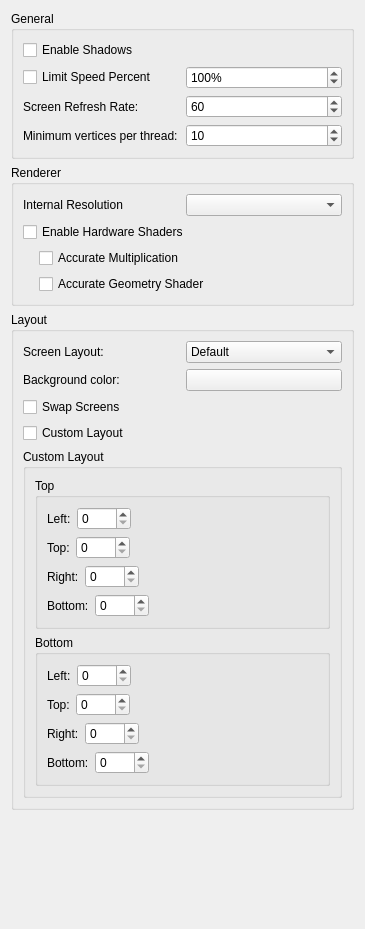
<?xml version="1.0" encoding="UTF-8"?>
<ui version="4.0">
 <class>ConfigurationGraphics</class>
 <widget class="QWidget" name="ConfigurationGraphics">
  <property name="geometry">
   <rect>
    <x>0</x>
    <y>0</y>
    <width>365</width>
    <height>929</height>
   </rect>
  </property>
  <property name="windowTitle">
   <string>Form</string>
  </property>
  <layout class="QVBoxLayout" name="verticalLayout">
   <item>
    <widget class="QGroupBox" name="generalBox">
     <property name="title">
      <string>General</string>
     </property>
     <layout class="QVBoxLayout" name="verticalLayout_2">
      <item>
       <widget class="QCheckBox" name="enable_shadows">
        <property name="text">
         <string>Enable Shadows</string>
        </property>
       </widget>
      </item>
      <item>
       <layout class="QHBoxLayout" name="horizontalLayout_2">
        <item>
         <widget class="QCheckBox" name="toggle_frame_limit">
          <property name="text">
           <string>Limit Speed Percent</string>
          </property>
         </widget>
        </item>
        <item>
         <widget class="QSpinBox" name="frame_limit">
          <property name="suffix">
           <string>%</string>
          </property>
          <property name="minimum">
           <number>1</number>
          </property>
          <property name="maximum">
           <number>9999</number>
          </property>
          <property name="value">
           <number>100</number>
          </property>
         </widget>
        </item>
       </layout>
      </item>
      <item>
       <layout class="QHBoxLayout" name="horizontalLayout_6">
        <item>
         <widget class="QLabel" name="label_3">
          <property name="text">
           <string>Screen Refresh Rate:</string>
          </property>
         </widget>
        </item>
        <item>
         <widget class="QSpinBox" name="screen_refresh_rate">
          <property name="minimum">
           <number>1</number>
          </property>
          <property name="maximum">
           <number>999</number>
          </property>
          <property name="value">
           <number>60</number>
          </property>
         </widget>
        </item>
       </layout>
      </item>
      <item>
       <layout class="QHBoxLayout" name="horizontalLayout_7">
        <item>
         <widget class="QLabel" name="label_4">
          <property name="text">
           <string>Minimum vertices per thread:</string>
          </property>
         </widget>
        </item>
        <item>
         <widget class="QSpinBox" name="min_vertices_per_thread">
          <property name="minimum">
           <number>1</number>
          </property>
          <property name="maximum">
           <number>100000</number>
          </property>
          <property name="value">
           <number>10</number>
          </property>
         </widget>
        </item>
       </layout>
      </item>
     </layout>
    </widget>
   </item>
   <item>
    <widget class="QGroupBox" name="rendererBox">
     <property name="title">
      <string>Renderer</string>
     </property>
     <layout class="QVBoxLayout" name="verticalLayout_6">
      <item>
       <layout class="QHBoxLayout" name="horizontalLayout">
        <item>
         <widget class="QLabel" name="label">
          <property name="text">
           <string>Internal Resolution</string>
          </property>
         </widget>
        </item>
        <item>
         <widget class="QComboBox" name="resolution_factor_combobox"/>
        </item>
       </layout>
      </item>
      <item>
       <widget class="QCheckBox" name="toggle_hw_shaders">
        <property name="toolTip">
         <string>&lt;html&gt;&lt;head/&gt;&lt;body&gt;&lt;p&gt;Use OpenGL to accelerate shader emulation.&lt;/p&gt;&lt;p&gt;Requires a relatively powerful GPU for better performance.&lt;/p&gt;&lt;/body&gt;&lt;/html&gt;</string>
        </property>
        <property name="text">
         <string>Enable Hardware Shaders</string>
        </property>
       </widget>
      </item>
      <item>
       <widget class="QWidget" name="hw_shaders_group" native="true">
        <layout class="QVBoxLayout" name="verticalLayout_7">
         <property name="leftMargin">
          <number>16</number>
         </property>
         <property name="topMargin">
          <number>0</number>
         </property>
         <property name="rightMargin">
          <number>0</number>
         </property>
         <property name="bottomMargin">
          <number>0</number>
         </property>
         <item>
          <widget class="QCheckBox" name="toggle_accurate_mul">
           <property name="toolTip">
            <string>&lt;html&gt;&lt;head/&gt;&lt;body&gt;&lt;p&gt;Correctly handle all edge cases in multiplication operation in shaders. &lt;/p&gt;&lt;p&gt;Some games requires this to be enabled for the hardware shader to render properly.&lt;/p&gt;&lt;p&gt;However this would reduce performance in most games.&lt;/p&gt;&lt;/body&gt;&lt;/html&gt;</string>
           </property>
           <property name="text">
            <string>Accurate Multiplication</string>
           </property>
          </widget>
         </item>
         <item>
          <widget class="QCheckBox" name="toggle_accurate_gs">
           <property name="toolTip">
            <string>&lt;html&gt;&lt;head/&gt;&lt;body&gt;&lt;p&gt;Force to fall back to software shader emulation when geometry shaders are used. &lt;/p&gt;&lt;p&gt;Some games require this to be enabled for the hardware shader to render properly.&lt;/p&gt;&lt;p&gt;However this might reduce performance in some games&lt;/p&gt;&lt;/body&gt;&lt;/html&gt;</string>
           </property>
           <property name="text">
            <string>Accurate Geometry Shader</string>
           </property>
          </widget>
         </item>
        </layout>
       </widget>
      </item>
     </layout>
    </widget>
   </item>
   <item>
    <widget class="QGroupBox" name="layoutBox">
     <property name="title">
      <string>Layout</string>
     </property>
     <layout class="QVBoxLayout" name="verticalLayout_3">
      <item>
       <layout class="QHBoxLayout" name="horizontalLayout_4">
        <item>
         <widget class="QLabel" name="label1">
          <property name="text">
           <string>Screen Layout:</string>
          </property>
         </widget>
        </item>
        <item>
         <widget class="QComboBox" name="layout_combobox">
          <item>
           <property name="text">
            <string>Default</string>
           </property>
          </item>
          <item>
           <property name="text">
            <string>Single Screen</string>
           </property>
          </item>
          <item>
           <property name="text">
            <string>Medium Screen</string>
           </property>
          </item>
          <item>
           <property name="text">
            <string>Large Screen</string>
           </property>
          </item>
          <item>
           <property name="text">
            <string>Side by Side</string>
           </property>
          </item>
         </widget>
        </item>
       </layout>
      </item>
      <item>
       <layout class="QHBoxLayout" name="horizontalLayout_3">
        <item>
         <widget class="QLabel" name="label_background_color">
          <property name="text">
           <string>Background color:</string>
          </property>
         </widget>
        </item>
        <item>
         <widget class="QPushButton" name="layout_bg"/>
        </item>
       </layout>
      </item>
      <item>
       <widget class="QCheckBox" name="swap_screens">
        <property name="text">
         <string>Swap Screens</string>
        </property>
       </widget>
      </item>
      <item>
       <widget class="QCheckBox" name="custom_layout">
        <property name="text">
         <string>Custom Layout</string>
        </property>
       </widget>
      </item>
      <item>
       <widget class="QGroupBox" name="custom_layout_group">
        <property name="title">
         <string>Custom Layout</string>
        </property>
        <layout class="QVBoxLayout" name="verticalLayout_5">
         <item>
          <widget class="QGroupBox" name="custom_top">
           <property name="title">
            <string>Top</string>
           </property>
           <layout class="QVBoxLayout" name="verticalLayout_8">
            <item>
             <layout class="QHBoxLayout" name="horizontalLayout_5">
              <item>
               <widget class="QLabel" name="label_6">
                <property name="text">
                 <string>Left:</string>
                </property>
               </widget>
              </item>
              <item>
               <widget class="QSpinBox" name="custom_top_left">
                <property name="maximum">
                 <number>5000</number>
                </property>
               </widget>
              </item>
              <item>
               <spacer name="horizontalSpacer">
                <property name="orientation">
                 <enum>Qt::Horizontal</enum>
                </property>
                <property name="sizeHint" stdset="0">
                 <size>
                  <width>40</width>
                  <height>20</height>
                 </size>
                </property>
               </spacer>
              </item>
             </layout>
            </item>
            <item>
             <layout class="QHBoxLayout" name="horizontalLayout_9">
              <item>
               <widget class="QLabel" name="label_7">
                <property name="text">
                 <string>Top:</string>
                </property>
               </widget>
              </item>
              <item>
               <widget class="QSpinBox" name="custom_top_top">
                <property name="maximum">
                 <number>5000</number>
                </property>
               </widget>
              </item>
              <item>
               <spacer name="horizontalSpacer_2">
                <property name="orientation">
                 <enum>Qt::Horizontal</enum>
                </property>
                <property name="sizeHint" stdset="0">
                 <size>
                  <width>40</width>
                  <height>20</height>
                 </size>
                </property>
               </spacer>
              </item>
             </layout>
            </item>
            <item>
             <layout class="QHBoxLayout" name="horizontalLayout_10">
              <item>
               <widget class="QLabel" name="label_8">
                <property name="text">
                 <string>Right:</string>
                </property>
               </widget>
              </item>
              <item>
               <widget class="QSpinBox" name="custom_top_right">
                <property name="maximum">
                 <number>5000</number>
                </property>
               </widget>
              </item>
              <item>
               <spacer name="horizontalSpacer_3">
                <property name="orientation">
                 <enum>Qt::Horizontal</enum>
                </property>
                <property name="sizeHint" stdset="0">
                 <size>
                  <width>40</width>
                  <height>20</height>
                 </size>
                </property>
               </spacer>
              </item>
             </layout>
            </item>
            <item>
             <layout class="QHBoxLayout" name="horizontalLayout_11">
              <item>
               <widget class="QLabel" name="label_11">
                <property name="text">
                 <string>Bottom:</string>
                </property>
               </widget>
              </item>
              <item>
               <widget class="QSpinBox" name="custom_top_bottom">
                <property name="maximum">
                 <number>5000</number>
                </property>
               </widget>
              </item>
              <item>
               <spacer name="horizontalSpacer_4">
                <property name="orientation">
                 <enum>Qt::Horizontal</enum>
                </property>
                <property name="sizeHint" stdset="0">
                 <size>
                  <width>40</width>
                  <height>20</height>
                 </size>
                </property>
               </spacer>
              </item>
             </layout>
            </item>
           </layout>
          </widget>
         </item>
         <item>
          <widget class="QGroupBox" name="custom_bottom">
           <property name="title">
            <string>Bottom</string>
           </property>
           <layout class="QVBoxLayout" name="verticalLayout_9">
            <item>
             <layout class="QHBoxLayout" name="horizontalLayout_12">
              <item>
               <widget class="QLabel" name="label_9">
                <property name="text">
                 <string>Left:</string>
                </property>
               </widget>
              </item>
              <item>
               <widget class="QSpinBox" name="custom_bottom_left">
                <property name="maximum">
                 <number>5000</number>
                </property>
               </widget>
              </item>
              <item>
               <spacer name="horizontalSpacer_5">
                <property name="orientation">
                 <enum>Qt::Horizontal</enum>
                </property>
                <property name="sizeHint" stdset="0">
                 <size>
                  <width>40</width>
                  <height>20</height>
                 </size>
                </property>
               </spacer>
              </item>
             </layout>
            </item>
            <item>
             <layout class="QHBoxLayout" name="horizontalLayout_13">
              <item>
               <widget class="QLabel" name="label_10">
                <property name="text">
                 <string>Top:</string>
                </property>
               </widget>
              </item>
              <item>
               <widget class="QSpinBox" name="custom_bottom_top">
                <property name="maximum">
                 <number>5000</number>
                </property>
               </widget>
              </item>
              <item>
               <spacer name="horizontalSpacer_6">
                <property name="orientation">
                 <enum>Qt::Horizontal</enum>
                </property>
                <property name="sizeHint" stdset="0">
                 <size>
                  <width>40</width>
                  <height>20</height>
                 </size>
                </property>
               </spacer>
              </item>
             </layout>
            </item>
            <item>
             <layout class="QHBoxLayout" name="horizontalLayout_14">
              <item>
               <widget class="QLabel" name="label_12">
                <property name="text">
                 <string>Right:</string>
                </property>
               </widget>
              </item>
              <item>
               <widget class="QSpinBox" name="custom_bottom_right">
                <property name="maximum">
                 <number>5000</number>
                </property>
               </widget>
              </item>
              <item>
               <spacer name="horizontalSpacer_7">
                <property name="orientation">
                 <enum>Qt::Horizontal</enum>
                </property>
                <property name="sizeHint" stdset="0">
                 <size>
                  <width>40</width>
                  <height>20</height>
                 </size>
                </property>
               </spacer>
              </item>
             </layout>
            </item>
            <item>
             <layout class="QHBoxLayout" name="horizontalLayout_15">
              <item>
               <widget class="QLabel" name="label_13">
                <property name="text">
                 <string>Bottom:</string>
                </property>
               </widget>
              </item>
              <item>
               <widget class="QSpinBox" name="custom_bottom_bottom">
                <property name="maximum">
                 <number>5000</number>
                </property>
               </widget>
              </item>
              <item>
               <spacer name="horizontalSpacer_8">
                <property name="orientation">
                 <enum>Qt::Horizontal</enum>
                </property>
                <property name="sizeHint" stdset="0">
                 <size>
                  <width>40</width>
                  <height>20</height>
                 </size>
                </property>
               </spacer>
              </item>
             </layout>
            </item>
           </layout>
          </widget>
         </item>
        </layout>
       </widget>
      </item>
     </layout>
    </widget>
   </item>
   <item>
    <spacer name="verticalSpacer">
     <property name="orientation">
      <enum>Qt::Vertical</enum>
     </property>
     <property name="sizeHint" stdset="0">
      <size>
       <width>20</width>
       <height>40</height>
      </size>
     </property>
    </spacer>
   </item>
  </layout>
 </widget>
 <resources/>
 <connections/>
</ui>
